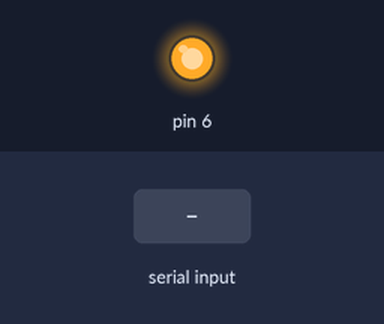
A sketch run on a simulated Arduino Uno, built with avr-gcc and run on an emulated ATmega328P. On the bench: output pins drawn as LEDs (lit = HIGH). The test bench sets the inputs (shaded band). Random numbers use the default seed unless the sketch sets one; what the sketch prints to the serial monitor is not drawn.

Above: at 1.2 s.
1.3 s: byte 2 (2) received over Serial
At 1.62 s:
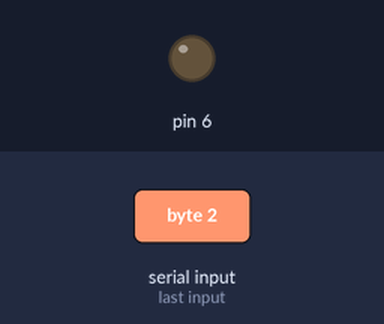
Timing chart, 0 to 4.5 s (numbered marks = the images above; inputs shaded):
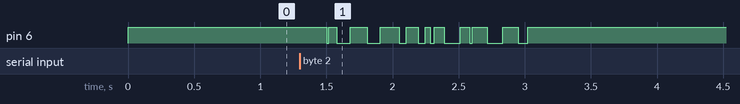

The sketch:

QUEST_TESTER.ino
```cpp
#include <IRremote.h>

IRsend irsend;
int i;
int inByte;
boolean RedStatus = false;        //красная лампа    -пин7   реле7    xp0
boolean BraStatus = false;        //основной свет    -пин6   реле6    xp1
boolean MainDStatus = false;      //входная дверь    -датчикПин2      xp2
boolean BasementStatus = false;   //подвал           -датчикПин4      xp3
boolean BootStatus = false;       //ботинок          -датчикПин5      xp4
boolean MainLock = false;         //замокВхДвери     -пин8  реле8     xp5
boolean ToiletLock = false;       //замокСанузел     -пин10 реле5     xp6
boolean RstStatus = false;        //Сброс?           -датчикПин13     xp7
int ExchangePocket[8] = {0, 0, 0, 0, 0, 0, 0, 0};
void setup()
{
  Serial.begin(9600);
  pinMode(6, OUTPUT);
  digitalWrite(6, HIGH);
}

void loop() {
  if (Serial.available() > 0) {
    inByte = Serial.read();
  }
  else inByte = 255;

  switch (inByte) {

    case 1:
      DVDplay();
      CleanChannel();
      break;

    case 2:
      Blink();
      CleanChannel();
      break;


  }
  Serial.println(inByte);
  delay(500);


}

void Blink() {
  for (int i = 0; i < 10; i++) {
    digitalWrite(6, LOW);
    delay (random(10, 150));
    digitalWrite(6, HIGH);
    delay (random(10, 150));
  }
}

void RedLamp();

void DVDplay() {
  irsend.sendNEC(0x926D00FF, 32);
  delay(30000);
  irsend.sendNEC(0x926D2AD5, 32);
  delay(15000);
  irsend.sendNEC(0x926D00FF, 32);
}

void CleanChannel() {
  int inByte = 0;
  Serial.flush();
}

void TransmitPocket() {
  CleanChannel();

  if (RedStatus == true)        {
    ExchangePocket[0] = 1;
  } else {
    ExchangePocket[0] = 0;
  }
  if (BraStatus == true)        {
    ExchangePocket[1] = 1;
  } else {
    ExchangePocket[1] = 0;
  }
  if (MainDStatus == true)      {
    ExchangePocket[2] = 1;
  } else {
    ExchangePocket[2] = 0;
  }
  if (BasementStatus == true)   {
    ExchangePocket[3] = 1;
  } else {
    ExchangePocket[3] = 0;
  }
  if (BootStatus == true)       {
    ExchangePocket[4] = 1;
  } else {
    ExchangePocket[4] = 0;
  }
  if (MainLock == true)         {
    ExchangePocket[5] = 1;
  } else {
    ExchangePocket[5] = 0;
  }
  if (ToiletLock == true)       {
    ExchangePocket[6] = 1;
  } else {
    ExchangePocket[6] = 0;
  }
  if (RstStatus == true)        {
    ExchangePocket[7] = 1;
  } else {
    ExchangePocket[7] = 0;
  }
  //delay(100);
  for (int i = 0; i < 9; i++) {
    Serial.write(ExchangePocket[i]);
  }
}

void ResievePocket() {
  for (int i = 0; i < 9; i++) {
    ExchangePocket[i] = Serial.read();
  }
  if (ExchangePocket[0] == 1)    {
    RedStatus = true;
  } else {
    RedStatus = false;
  }
  if (ExchangePocket[1] == 1)    {
    BraStatus = true;
  } else {
    BraStatus = false;
  }
  if (ExchangePocket[2] == 1)    {
    MainDStatus = true;
  } else {
    MainDStatus = false;
  }
  if (ExchangePocket[3] == 1)    {
    BasementStatus = true;
  } else {
    BasementStatus = false;
  }
  if (ExchangePocket[4] == 1)    {
    BootStatus = true;
  } else {
    BootStatus = false;
  }
  if (ExchangePocket[5] == 1)    {
    MainLock = true;
  } else {
    MainLock = false;
  }
  if (ExchangePocket[6] == 1)    {
    ToiletLock = true;
  } else {
    ToiletLock = false;
  }
  if (ExchangePocket[7] == 1)    {
    RstStatus = true;
  } else {
    RstStatus = false;
  }
  CleanChannel();
}
```
